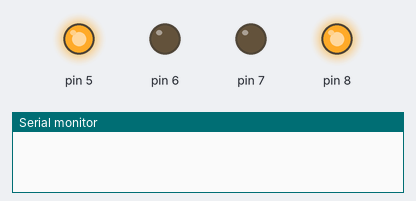
A sketch run on a simulated Arduino Uno, built with avr-gcc and run on an emulated ATmega328P. Parts: output pins drawn as LEDs (lit = HIGH), the last lines printed to the serial monitor.

Above: at 1.0 s.
At 11.0 s:
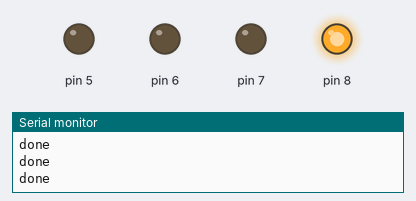
Timing chart, 0 to 15.0 s (numbered marks = the images above):
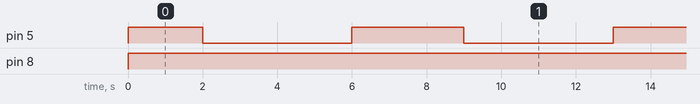

The sketch:

move_rect.ino
```cpp
void forward (int);
void backward (int);
void clockwise (int);
void anti_clockwise (int);
void right_forward (int);
void left_forward (int);
void righ_tbackward (int);
void left_backward (int);

void setup() {
  pinMode(5, OUTPUT);
  pinMode(6, OUTPUT);
  pinMode(7, OUTPUT);
  pinMode(8, OUTPUT);
  Serial.begin(9600);
}

void loop() {
  forward(2);
  right_forward(4);
  forward(3);
  right_forward(4);
}

void forward (int x) {
  digitalWrite(5, HIGH);
  digitalWrite(8, HIGH);
  delay(x*1000);
  digitalWrite(5, LOW);
  digitalWrite(8, LOW);
  Serial.println("done");
}
void backward (int x) {
  digitalWrite(6, HIGH);
  digitalWrite(7, HIGH);
  delay(x*1000);
  digitalWrite(6, LOW);
  digitalWrite(7, LOW);
  Serial.println("done");
}
void clockwise (int x) {
  digitalWrite(8, HIGH);
  digitalWrite(6, HIGH);
  delay(x*1000);
  digitalWrite(8, LOW);
  digitalWrite(6, LOW);
  Serial.println("done");
}
void anti_clockwise(int x) {
  digitalWrite(5, HIGH);
  digitalWrite(7, HIGH);
  delay(x*1000);
  digitalWrite(5, LOW);
  digitalWrite(7, LOW);
  Serial.println("done");
}
void right_forward(int x) {
  digitalWrite(8, HIGH);
  delay(x*1000);
  digitalWrite(8, LOW);
  Serial.println("done");
}
void left_forward(int x) {
  digitalWrite(5, HIGH);
  delay(x*1000);
  digitalWrite(5, LOW);
  Serial.println("done");
}
void right_backward(int x) {
  digitalWrite(7, HIGH);
  delay(x*1000);
  digitalWrite(7, LOW);
  Serial.println("done");
}
void left_backward(int x) {
  digitalWrite(6, HIGH);
  delay(x*1000);
  digitalWrite(6, LOW);
  Serial.println("done");
}
```

Measured:
- by itself, pin 5: repeats every 13.0 s: LOW 4.0 s, HIGH 3.0 s, LOW 4.0 s, HIGH 2.0 s
- by itself, pin 8: LOW → HIGH at 0.00 s
- by itself, everything shown: repeats every 13.0 s, in 5 steps
